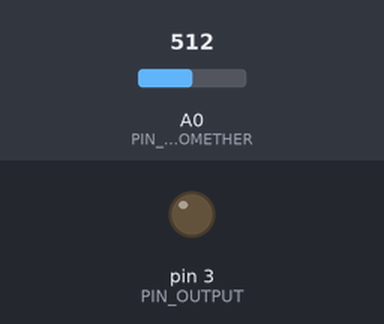
The sketch below on a simulated Arduino Uno, built with avr-gcc and run on an emulated ATmega328P. On the bench: output pins drawn as LEDs (lit = HIGH). The inputs (shaded band) are chosen by the test bench; at power-on: A0 (PIN_TERMOMETHER) = 512.

Above: at 1.2 s.
1.3 s: A0 (PIN_TERMOMETHER) set to 90
At 1.55 s:
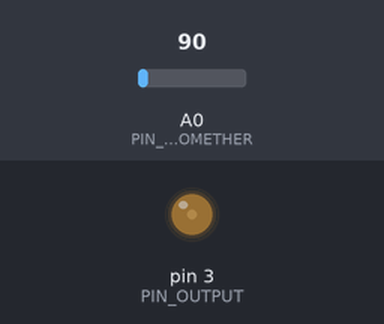
4.3 s: A0 (PIN_TERMOMETHER) set to 0
5.8 s: A0 (PIN_TERMOMETHER) set to 20
At 6.5 s:
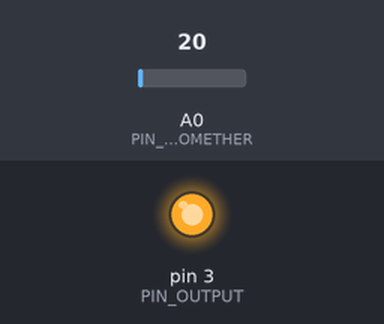
Timing chart, 0 to 8.8 s (numbered marks = the images above; inputs shaded):
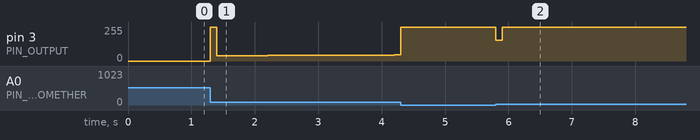

Measured:
- after the input at 1.3 s, pin 3 (PIN_OUTPUT): 0/255 → 255/255 at once, → 40/255 0.10 s later, → 41/255 0.30 s later, → 42/255 0.50 s later, … (8 changes in this stretch)
- after the input at 5.8 s, pin 3 (PIN_OUTPUT): 255/255 → 157/255 at once, → 255/255 0.10 s later

The sketch:

ManualPID.ino
```cpp
/**
 * ManualPWM
 * ManualPID
 * ManualPIDPWM
 * ManualPIDPWMREST
 */

#include <PID_v1.h>

#define PIN_TERMOMETHER 0
#define PIN_OUTPUT 3

//Define Variables we'll be connecting to
double Setpoint, Input, Output;

//Define the aggressive and conservative Tuning Parameters
double aggKp=4, aggKi=0.2, aggKd=1;
double consKp=1, consKi=0.05, consKd=0.25;

//Specify the links and initial tuning parameters
PID myPID(&Input, &Output, &Setpoint, consKp, consKi, consKd, DIRECT);

void setup()
{
  //initialize the variables we're linked to
  Input = analogRead(PIN_TERMOMETHER);
  Setpoint = 100;

  //turn the PID on
  myPID.SetMode(AUTOMATIC);
}

void loop()
{
  Input = analogRead(PIN_TERMOMETHER);
  compute(Input);

  analogWrite(PIN_OUTPUT, Output);
}

void compute(double _Input) {
  double gap = abs(Setpoint-Input); //distance away from setpoint
  if (gap < 10)
  {  //we're close to setpoint, use conservative tuning parameters
    myPID.SetTunings(consKp, consKi, consKd);
  }
  else
  {
     //we're far from setpoint, use aggressive tuning parameters
     myPID.SetTunings(aggKp, aggKi, aggKd);
  }

  myPID.Compute();
}

void setAggTunings(double _kp, double _ki, double _kd) {
  aggKp = _kp;
  aggKi = _ki;
  aggKd = _kd;
}

void setConsTunings(double _kp, double _ki, double _kd) {
  consKp = _kp;
  consKi = _ki;
  consKd = _kd;
}

void setSetpoint(double _Setpoint) {
  Setpoint = _Setpoint;
}
```
